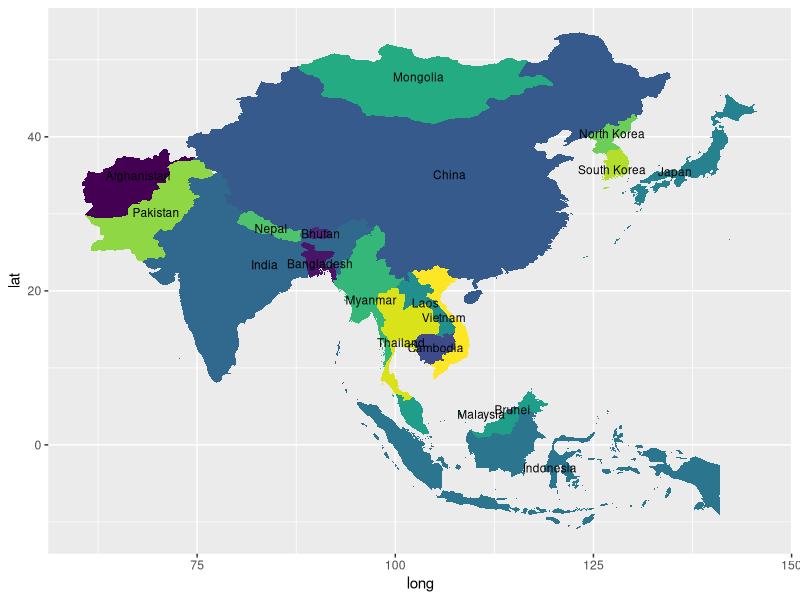

This chart was generated by the following R code:
library(tidyverse)
library(maps)

some.eu.countries <- c(
  "Portugal", "Spain", "France", "Switzerland", "Germany",
  "Austria", "Belgium", "UK", "Netherlands",
  "Denmark", "Poland", "Italy", 
  "Croatia", "Slovenia", "Hungary", "Slovakia",
  "Czech republic"
)
# Retrievethe map data
#some.eu.maps <- map_data("world", region = some.eu.countries)
#some.eu.maps <- map_data("world")
some.eu.maps <- map_data("world", region = c("China", "Thailand", "South Korea", "North Korea", 
                                             "Vietnam", "Cambodia", "Laos", "Malaysia", "Myanmar", 
                                             "Nepal", "India", "Bangladesh", "Mongolia", "Japan", 
                                             "Brunei", "Pakistan", "Afghanistan", "Bhutan", "Indonesia"))

# Compute the centroid as the mean longitude and lattitude
# Used as label coordinate for country's names
region.lab.data <- some.eu.maps %>%
  group_by(region) %>%
  summarise(long = mean(long), lat = mean(lat))

ggplot(some.eu.maps, aes(x = long, y = lat)) +
  geom_polygon(aes( group = group, fill = region)) +
  geom_text(aes(label = region), data = region.lab.data,  size = 3, hjust = 0.5)+
  scale_fill_viridis_d() +
  theme(legend.position = "none")
